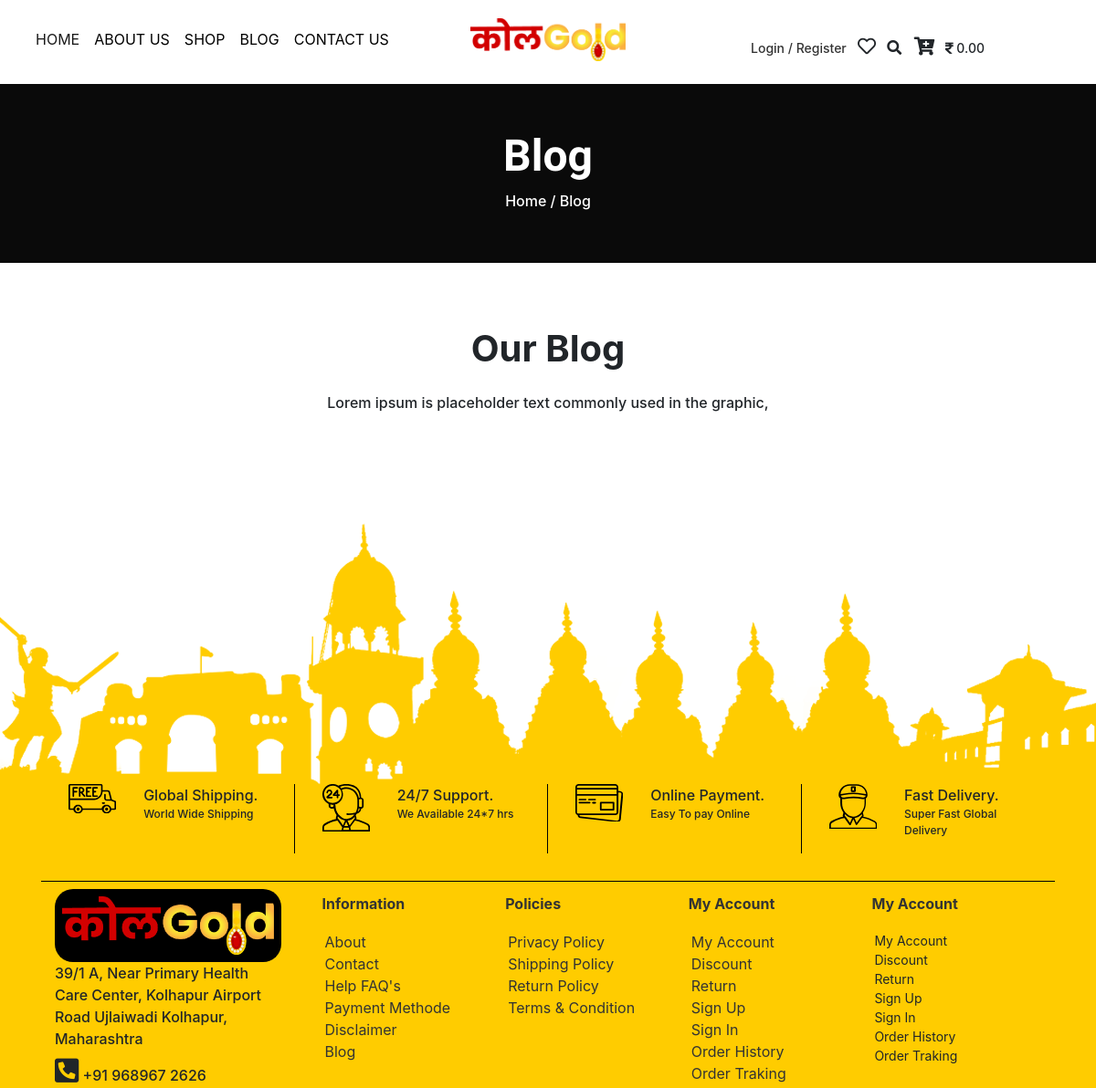
The page /Blog-List (upper part) on the database as committed earlier.
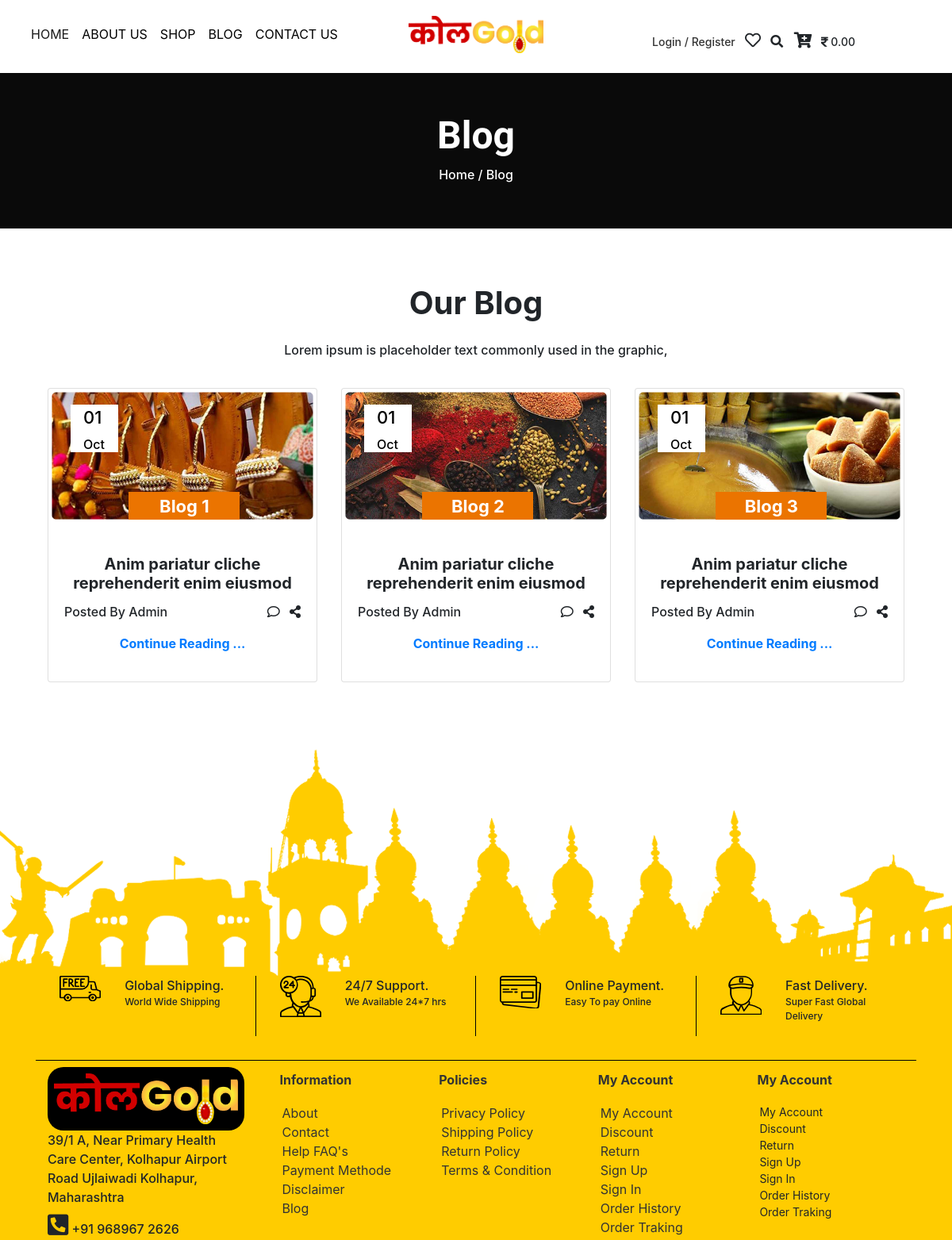
The same page on the database as committed later.
### tables this page shows
CREATE TABLE `kol_blog` (
  `blog_id` int(11) NOT NULL,
  `company_id` int(11) NOT NULL,
  `blog_mcategory_id` int(11) NOT NULL,
  `blog_scategory_id` int(11) NOT NULL,
  `blog_name` varchar(350) NOT NULL,
  `blog_descr` text NOT NULL,
  `blog_image` varchar(250) NOT NULL,
  `blog_status` int(11) NOT NULL DEFAULT 1,
  `blog_addedby` int(11) DEFAULT 1,
  `blog_created_at` datetime NOT NULL DEFAULT current_timestamp(),
  `blog_updated_at` timestamp NOT NULL DEFAULT current_timestamp()
);

CREATE TABLE `kol_user` (
  `user_id` bigint(20) NOT NULL,
  `company_id` bigint(20) NOT NULL,
  `role_id` int(11) NOT NULL DEFAULT 2,
  `user_name` varchar(250) NOT NULL,
  `user_lastname` varchar(100) NOT NULL,
  `user_gender` varchar(50) NOT NULL,
  `user_address` text DEFAULT NULL COMMENT 'Address',
  `country_id` int(11) NOT NULL,
  `state_id` int(11) NOT NULL,
  `city_id` int(11) NOT NULL,
  `user_pincode` varchar(10) NOT NULL,
  `user_email` varchar(250) NOT NULL,
  `user_mobile` varchar(12) NOT NULL,
  `user_password` varchar(100) NOT NULL,
  `user_image` varchar(150) DEFAULT NULL,
  `user_status` varchar(20) NOT NULL DEFAULT 'active',
  `user_addedby` varchar(100) NOT NULL,
  `user_created_at` timestamp NOT NULL DEFAULT current_timestamp() ON UPDATE current_timestamp(),
  `is_admin` int(11) NOT NULL DEFAULT 0
);

### application/controllers/Website.php (called while the page is built, shortened)
<?php
  class Website extends CI_Controller{
    public function blog_list(){
      $data['blog_list'] = $this->Master_Model->get_list_by_id3('','','','blog_status','1','','','blog_id','DESC','kol_blog');
      $this->load->view('Website/blog_list', $data);
    }
}

### index.php (called while the page is built, shortened)
<?php
require_once BASEPATH.'core/CodeIgniter.php';

### application/models/Master_Model.php (called while the page is built, shortened)
<?php
class Master_Model extends CI_Model{
  public function get_list_by_id3($company_id,$col_name1,$col_val1,$col_name2,$col_val2,$col_name3,$col_val3,$order_col,$order,$tbl_name){
    $this->db->select('*');
    if($col_name2 != ''){
      $this->db->where($col_name2,$col_val2);
    }
    if($order_col != ''){
      $this->db->order_by($order_col, $order);
    }
    $this->db->from($tbl_name);
    $query = $this->db->get();
    $result = $query->result();
    return $result;
  }
  public function get_info_arr_fields3($fields, $company_id, $col_name1, $val1, $col_name2, $val2, $col_name3, $val3, $tbl_name){
    $this->db->select($fields);
    if($col_name1 != ''){
      $this->db->where($col_name1, $val1);
    }
    $this->db->from($tbl_name);
    $query = $this->db->get();
    $result = $query->result_array();
    return $result;
  }
}
?>

### application/views/Website/blog_list.php (the view)
<?php include('header.php'); ?>
<section class="page-default">
  <div class="container">
    <div class="row">
      <div class="col-md-12">
        <h1 class="text-white"> Blog</h1>
          <p class="text-white text-center">Home / Blog </p>
      </div>
    </div>
  </div>
</section>
<section class="blog bg-white">
    <div class="container">
      <div class="row">
      <div class="col-md-12">
        <h1 class="text-center">Our Blog</h1>
        <p class=" space text-center">Lorem ipsum is placeholder text commonly used in the graphic,</p>
      </div>
      <?php if($blog_list){ $i=0;
        foreach ($blog_list as $list) {
            $added_info = $this->Master_Model->get_info_arr_fields3('user_name', '', 'user_id', $list->blog_addedby, '', '', '', '', 'kol_user');
        ?>
          <div class="col-md-4">
           <div class="card p-0 mmb-3">
              <div class="blog-date">
                <p class="ml-3 f-22"> <?php echo date('d', strtotime($list->blog_created_at)); ?> </p>
                <p class="ml-3"><?php echo date('M', strtotime($list->blog_created_at)); ?></p>
              </div>
              <img class="card-img-top" src="<?php echo base_url(); ?>assets/images/blog/<?php echo $list->blog_image; ?>" alt="Card image cap">
              <div class="card-body">
                <div class="blog-name">
                  <h4 class="f-22"> Blog <?php echo $i+1; ?> </h4>
                </div>
                <h5 class="card-title text-center"><?php echo $list->blog_name; ?></h5>
                <p>
                  <span class="text-left">Posted By <?php if($added_info){ echo $added_info[0]['user_name']; } ?> </span>
                  <span class="float-right"><i class="far fa-comment"></i> <i class="fas fa-share-alt ml-2"></i> </span>
                </p>
                <p class="text-center color-home1 font-weight-bold">
                  <a href="<?php echo base_url(); ?>Blog-Details/<?php echo $list->blog_id; ?>" class="text-center color-home1 font-weight-bold" >Continue Reading ...</a>
                </p>
              </div>
            </div>
          </div>
      <?php $i++; } } ?>
      </div>
    </div>
  </section>
<?php include('footer.php'); ?>

### application/views/Website/header.php (shortened to what this page needs)
<!doctype html>
<html lang="en">
  <head>
    <link rel="stylesheet" href="https://maxcdn.bootstrapcdn.com/bootstrap/4.0.0/css/bootstrap.min.css">
    <link rel="stylesheet" type="text/css" href="<?php echo base_url(); ?>assets/css/style.css">
    <link rel="stylesheet" href="https://cdnjs.cloudflare.com/ajax/libs/font-awesome/5.14.0/css/all.min.css" />
    <link rel="stylesheet" href="<?php echo base_url(); ?>assets/css/owl.carousel.min.css">
    <link rel="stylesheet" href="<?php echo base_url(); ?>assets/css//owl.theme.default.min.css">
  </head>
  <body>
  <section class="sub-nav">
    <div class="row" id="scrollmenu">
      <div class="col-md-5 col-12">
        <div class="nav-main">
         <nav class="navbar navbar-expand-lg navbar-light ">
          <div class="collapse navbar-collapse" id="navbarNav">
            <ul class="navbar-nav mr-auto navbar-mobile">
              <li class="nav-item active">
                <a class="nav-link" href="<?php echo base_url(); ?>">Home <span class="sr-only">(current)</span></a>
              </li>
              <li class="nav-item">
                <a class="nav-link" href="<?php echo base_url(); ?>About-Us">About Us</a>
              </li>
              <li class="nav-item">
                <a class="nav-link" href="<?php echo base_url(); ?>Shop">Shop</a>
              </li>
               <li class="nav-item">
                <a class="nav-link" href="<?php echo base_url(); ?>Blog-List">Blog</a>
              </li>
               <li class="nav-item">
                <a class="nav-link" href="<?php echo base_url(); ?>Contact-Us">Contact Us</a>
              </li>
            </ul>
          </div>
        </nav>
      </div>
       </div>
       <div class="col-md-2 d-none d-sm-block">
          <img class="logo " src="<?php echo base_url(); ?>assets/images/website/logo.png" width="100%">
       </div>
       <div class="col-md-5 d-none d-sm-block">
          <p class="login mt-3 text-center">
            <a href="#" class="f-14 text-grey" data-toggle="modal" data-target="#exampleModal" >  Login / Register</a>
            <span class="ml-2 f-20"><i class="far fa-heart"></i></span> <span class="ml-2 f-20"> <i class="fas fa-search f-16"></i>  </span> <span class="ml-2 f-20"> <i class="fas fa-cart-plus"></i></span><span class="f-14 ml-2"> <i class="fas fa-rupee-sign"></i> 0.00 </span> </p>
       </div>
    </div>
    </section>

### application/views/Website/footer.php (shortened to what this page needs)
<section class="footer">
          <div class="container">
            <div class="footer-content">
            <div class="row">
              <div class="col-md-3">
                <div class="row">
                  <div class="col-4">
                  </div>
                  <div class="col-8"> <p class="f-16 mb-0" >Global Shipping.</p> <p class="f-12">World Wide Shipping</p> </div>
                </div>
              </div>
              <div class="col-md-3">
                <div class="row">
                  <div class="col-4">
                  </div>
                  <div class="col-8"> <p class="f-16 mb-0" >24/7 Support.</p> <p class="f-12">We Available 24*7 hrs</p> </div>
                </div>
              </div>
              <div class="col-md-3">
                <div class="row">
                  <div class="col-4">
                  </div>
                  <div class="col-8"> <p class="f-16 mb-0" >Online Payment.</p> <p class="f-12">Easy To pay Online</p> </div>
                </div>
              </div>
              <div class="col-md-3 no-border-right">
                <div class="row">
                  <div class="col-4">
                  </div>
                  <div class="col-8"> <p class="f-16 mb-0" >Fast Delivery.</p> <p class="f-12">Super Fast Global Delivery</p> </div>
                </div>
              </div>
          </div>
          </div>
          <div class="row" id="company">
            <div class="col-md-3 m-center">
                      <img class="footer-img mt-2 " src="<?php echo base_url(); ?>assets/images/website/logo.png">
                      <p class="m-center">39/1 A, Near Primary Health Care Center,  Kolhapur Airport Road Ujlaiwadi Kolhapur, Maharashtra </p>
                      <p class="mt-2"> <span><i class="fas fa-phone-square-alt f-30"></i> </span> +91 968967 2626 </p>
            </div>
            <div class="col-md-9">
              <div class="row">
                <div class="col-md-3 col-6">
                      <h4>Information</h4>
                     <ul>
                       <li><a href="<?php echo base_url(); ?>About-Us">About</a></li>
                      <li><a href="<?php echo base_url(); ?>Contact-Us"> Contact </a></li>
                      <li><a href="<?php echo base_url(); ?>FAQ">Help FAQ's</a></li>
                      <li><a href="#">Payment Methode</a></li>
                      <li><a href="<?php echo base_url(); ?>Disclaimer">Disclaimer</a></li>
                      <li><a href="<?php echo base_url(); ?>Blog-List">Blog</a></li>
                     </ul>
            </div>
             <div class="col-md-3 col-6">
                      <h4>Policies</h4>
                     <ul>
                       <li> <a href="<?php echo base_url(); ?>Privacy-Policy"> Privacy  Policy </a></li>
                      <li> <a href="<?php echo base_url(); ?>Shipping-Policy"> Shipping Policy </a></li>
                      <li> <a href="<?php echo base_url(); ?>Return-Policy"> Return Policy </a></li>
                      <li><a href="<?php echo base_url(); ?>Terms-condition">Terms & Condition</a> </li>            </ul>
            </div>
             <div class="col-md-3 col-6">
                      <h4>My Account</h4>
                     <ul>
                       <li> <a href="#"> My Account</a></li>
                      <li><a href="#">Discount</a></li>
                      <li><a href="<?php echo base_url(); ?>website/return">Return</a></li>
                      <li> <a href="#">Sign Up</a></li>
                      <li><a href="#">Sign In</a></li>
                      <li><a href="#">Order History</a></li>
                      <li><a href="#">Order Traking</a></li>
                     </ul>
                </div>
                 <div class="col-md-3 col-6">
                      <h4>My Account</h4>
                     <ul>
                       <li>My Account</li>
                      <li>Discount</li>
                      <li>Return</li>
                      <li>Sign Up</li>
                      <li>Sign In</li>
                      <li>Order History</li>
                      <li>Order Traking</li>
                     </ul>
                </div>
              </div>
            </div>
          </div>
          </div>
      </section>
  </body>
</html>

### assets/css/style.css (style rules this page uses)
body { padding: 0px!important; margin: 0px!important; }
.row { padding: 0px!important; margin: 0px!important; }
h1, h2, h3, h4, h5 { font-weight: 700!important; }
p { font-weight: 500!important; }
.f-12 { font-size: 12px!important; }
.f-14 { font-size: 14px!important; }
.f-16 { font-size: 16px!important; }
.f-20 { font-size: 20px!important; }
.f-22 { font-size: 22px!important; }
.f-30 { font-size: 30px!important; }
.nav-main { margin-top: -5px; }
.navbar-light .navbar-nav .nav-link { color: #000; font-size: 16px; text-transform: uppercase; }
.blog { margin-top: 30px!important; padding-top: 30px!important; padding-bottom: 30px!important; margin-bottom: 30px!important; background-color: #ffcc00; }
.blog .space { padding-top: 15px; padding-bottom: 20px; }
.blog .blog-date { position: absolute; width: 60px; height: 60px; top: 20px; left: 28px; z-index: 9; background-color: #fff; color: #000; }
.blog-date p { margin-bottom: 5px!important; }
.blog .card-body .blog-name { position: absolute; width: 140px; height: 35px; top: 130px; left: 30%; z-index: 9; background-color: #eb7400; color: #fff; }
.blog h5 { padding-top: 20px; }
.blog-name h4 { padding: 5px 20px; text-align: center; }
.text-grey { color: #333; }
.footer { width: 100%; height: 750px; background-image: url('../images/website/footer_ban.png'); margin-top: -50px; }
.footer-content { margin-top: 100px; padding-top: 290px; border-bottom: 1px solid #000; }
.footer-content .col-md-3 { border-right: 1px solid #000!important; margin-bottom: 30px; }
.footer-content .no-border-right { border-right: 0px solid #000!important; }
.footer ul { list-style-type: none; padding-left: 3px!important; font-size: 14px!important; margin-bottom: 10px; }
.footer h4 { padding-bottom: 12px; padding-top: 15px; }
.footer .footer-img { width:100%; height: auto; margin-left: auto; margin-right: auto; }
.footer #company p { margin-bottom: 5px; }
.footer #company h4 { font-size: 16px!important; color: #333; }
.footer #company a { text-decoration: none; font-size: 16px!important; color: #333; }
#company img { background-color: #000; padding: 8px; border-radius: 20px; }
.sub-nav { margin-top: 20px; }
.page-default { padding-top: 50px; margin-top: 10px; padding-bottom: 40px; margin-bottom: 40px; background-color: #0a0a0a; }
.page-default h1 { font-family: 'Signika', sans-serif; text-align: center; font-size: 3rem!important; }

Rows that differ between the two databases and show on the page:
added kol_blog: blog_created_at "01", blog_created_at "Oct", blog_image (picture), blog_name "Anim pariatur cliche reprehenderit enim eiusmod", kol_user.user_name "Admin"
added kol_blog: blog_created_at "01", blog_created_at "Oct", blog_image (picture), blog_name "Anim pariatur cliche reprehenderit enim eiusmod", kol_user.user_name "Admin"
added kol_blog: blog_created_at "01", blog_created_at "Oct", blog_image (picture), blog_name "Anim pariatur cliche reprehenderit enim eiusmod", kol_user.user_name "Admin"
